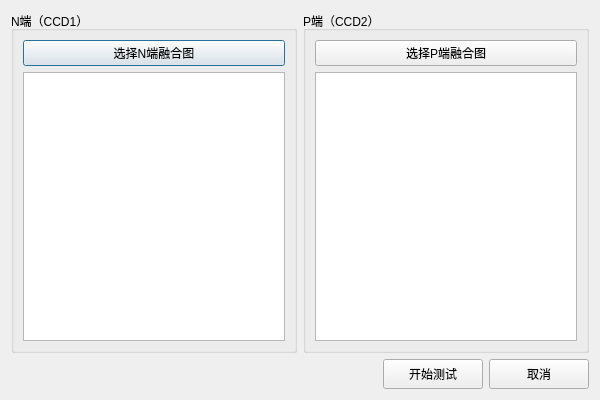
<?xml version="1.0" encoding="UTF-8"?>
<ui version="4.0">
 <class>NpBatchDialog</class>
 <widget class="QDialog" name="NpBatchDialog">
  <property name="geometry">
   <rect>
    <x>0</x>
    <y>0</y>
    <width>600</width>
    <height>400</height>
   </rect>
  </property>
  <property name="windowTitle">
   <string>NP联合测试</string>
  </property>
  <layout class="QVBoxLayout" name="verticalLayout">
   <item>
    <layout class="QHBoxLayout" name="horizontalLayout">
     <item>
      <widget class="QGroupBox" name="groupN">
       <property name="title">
        <string>N端（CCD1）</string>
       </property>
       <layout class="QVBoxLayout" name="verticalLayout_2">
        <item>
         <widget class="QPushButton" name="btnLoadN">
          <property name="text">
           <string>选择N端融合图</string>
          </property>
         </widget>
        </item>
        <item>
         <widget class="QListWidget" name="listN"/>
        </item>
       </layout>
      </widget>
     </item>
     <item>
      <widget class="QGroupBox" name="groupP">
       <property name="title">
        <string>P端（CCD2）</string>
       </property>
       <layout class="QVBoxLayout" name="verticalLayout_3">
        <item>
         <widget class="QPushButton" name="btnLoadP">
          <property name="text">
           <string>选择P端融合图</string>
          </property>
         </widget>
        </item>
        <item>
         <widget class="QListWidget" name="listP"/>
        </item>
       </layout>
      </widget>
     </item>
    </layout>
   </item>
   <item>
    <layout class="QHBoxLayout" name="horizontalLayout_2">
     <item>
      <spacer name="horizontalSpacer">
       <property name="orientation">
        <enum>Qt::Horizontal</enum>
       </property>
       <property name="sizeHint" stdset="0">
        <size>
         <width>40</width>
         <height>20</height>
        </size>
       </property>
      </spacer>
     </item>
     <item>
      <widget class="QPushButton" name="btnStart">
       <property name="minimumSize">
        <size>
         <width>100</width>
         <height>30</height>
        </size>
       </property>
       <property name="text">
        <string>开始测试</string>
       </property>
      </widget>
     </item>
     <item>
      <widget class="QPushButton" name="btnCancel">
       <property name="minimumSize">
        <size>
         <width>100</width>
         <height>30</height>
        </size>
       </property>
       <property name="text">
        <string>取消</string>
       </property>
      </widget>
     </item>
    </layout>
   </item>
  </layout>
 </widget>
 <resources/>
 <connections/>
</ui>
